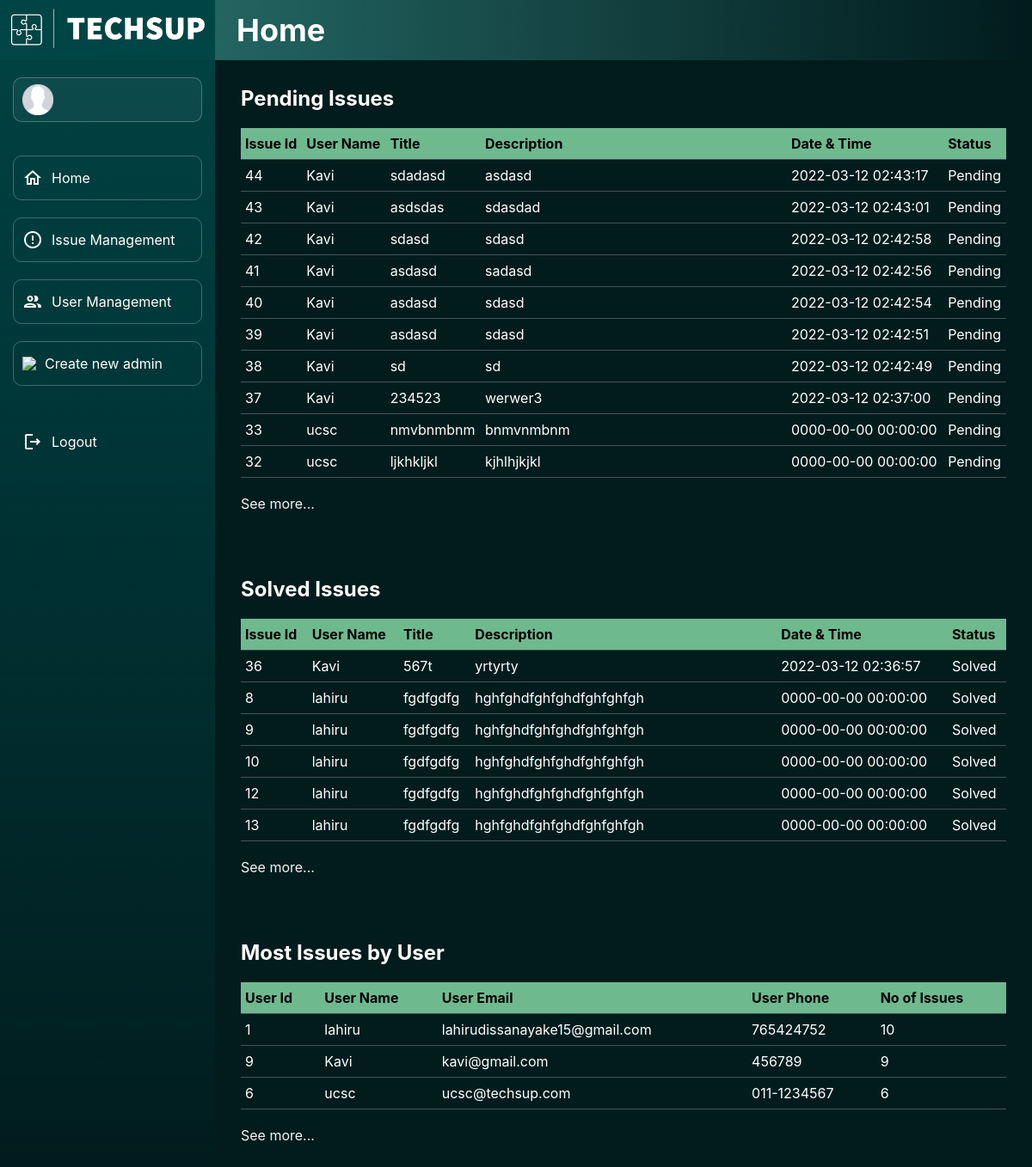
/admin/main/dashboard.php, run on an earlier commit of the app's database.
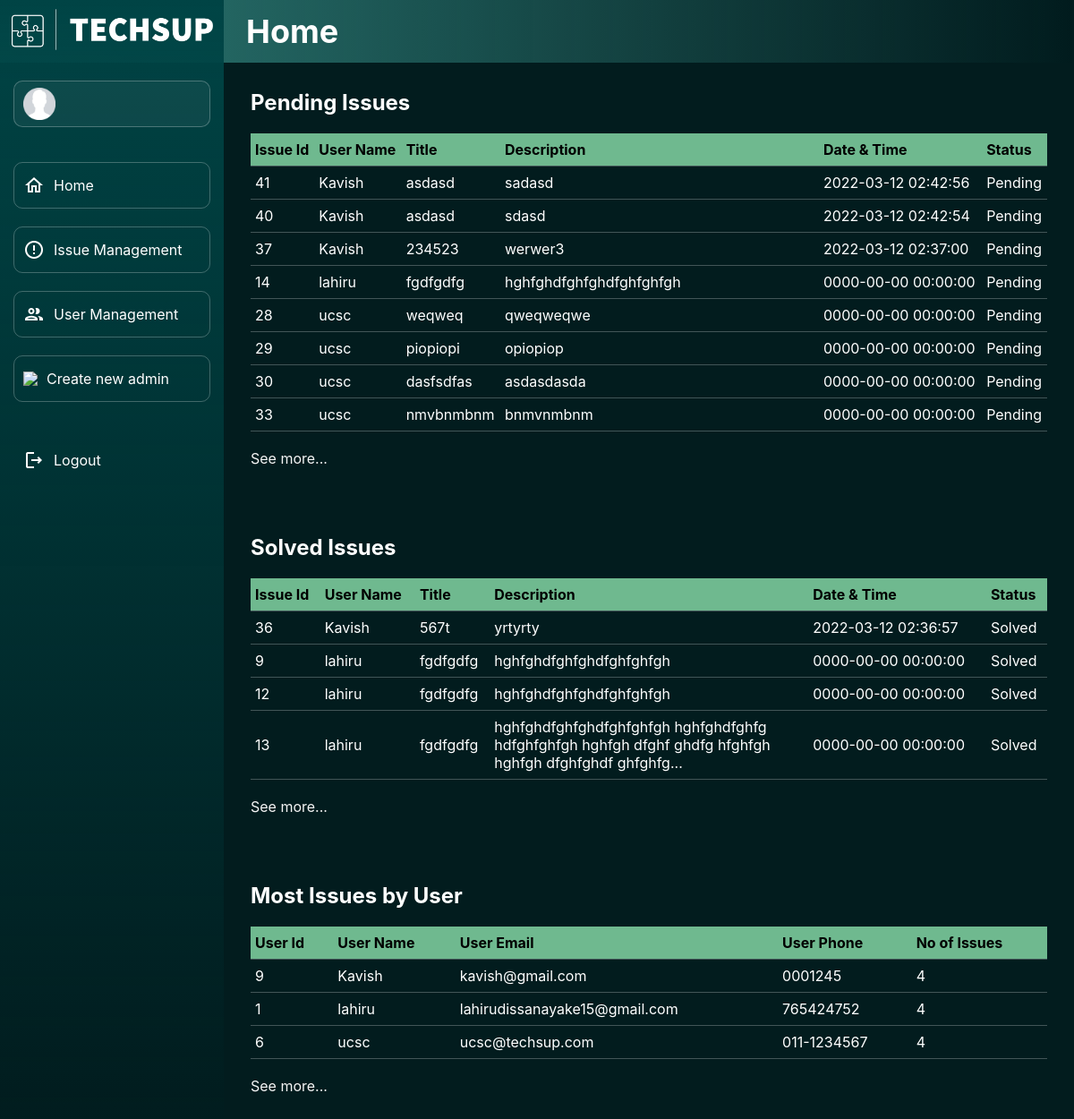
And on a later commit of the database.
### tables this page shows
CREATE TABLE IF NOT EXISTS `issue` (
  `issueId` int(5) NOT NULL AUTO_INCREMENT,
  `userId` int(5) DEFAULT NULL,
  `title` varchar(50) DEFAULT NULL,
  `description` varchar(500) DEFAULT NULL,
  `status` tinyint(1) DEFAULT NULL,
  `timestamp` timestamp NOT NULL,
  PRIMARY KEY (`issueId`),
  KEY `userId` (`userId`)
);

CREATE TABLE IF NOT EXISTS `user` (
  `userId` int(5) NOT NULL AUTO_INCREMENT,
  `userName` varchar(20) NOT NULL,
  `userEmail` varchar(50) NOT NULL,
  `userPhone` varchar(20) NOT NULL,
  `userPwd` varchar(100) NOT NULL,
  PRIMARY KEY (`userId`),
  UNIQUE KEY `userName` (`userName`),
  UNIQUE KEY `userEmail` (`userEmail`)
);

### includes/functions.inc.php (called while the page is built, shortened)
<?php
function adminPendingIssues($conn)
{
    $sql = "SELECT issueId, userName, title, description, timestamp, IF(status, 'Solved', 'Pending') status FROM issue, user WHERE issue.userId = user.userId AND status=false ORDER BY timestamp DESC LIMIT 10;";
    $result = mysqli_query($conn, $sql);
    if (mysqli_num_rows($result) > 0) {
        return $result;
        exit();
    } else {
        echo "<p class=\"success2\">There are no issues available!</p>";
        exit();
    }
}
function adminSolvedIssues($conn)
{
    $sql = "SELECT issueId, userName, title, description, timestamp, IF(status, 'Solved', 'Pending') status FROM issue, user WHERE issue.userId = user.userId AND status=true ORDER BY timestamp DESC LIMIT 10;";
    $result = mysqli_query($conn, $sql);
    if (mysqli_num_rows($result) > 0) {
        return $result;
        exit();
    } else {
        echo "<p class=\"success2\">There are no issues available!</p>";
        exit();
    }
}
function adminMostIssues($conn)
{
    $sql = "SELECT user.userId, userName, userEmail, userPhone, COUNT(issueId) FROM user, issue WHERE user.userId = issue.userId GROUP BY issue.userId ORDER BY COUNT(issueId) DESC LIMIT 10";
    $result = mysqli_query($conn, $sql);
    if (mysqli_num_rows($result) > 0) {
        return $result;
        exit();
    } else {
        echo "<p class=\"success2\">There are no users available!</p>";
        exit();
    }
}

### admin/main/dashboard.php (the view, shortened to what this page needs)
<?php
require_once('../../includes/dbh.inc.php');
require_once('../../includes/functions.inc.php');
?>
<!DOCTYPE html>
<html lang="en">
<head>
</head>
<body>
    <nav class="nav-h-back"></nav>
    <nav class="nav-h">
        <div class="heading">
            <h1>Home</h1>
        </div>
    </nav>
    <nav class="nav-v">
        <div class="logo">
            <a href="#">
                <img src="../../assets/techsup-logo-white.png" width="225px">
            </a>
        </div>
        <div class="menu">
            <div class="item profile">
                <img src="../../assets/profile.png" width="36px">
            </div>
            <div>
                <a href="#" class="disabled">
                    <div class="item click">
                        <img src="../../assets/home-outline-white-24dp.png">
                        <span>Home</span>
                    </div>
                </a>
                <br>
                <a href="../issues/viewIssue.php">
                    <div class="item click">
                        <img src="../../assets/issue-outline-white-24dp.png">
                        <span>Issue Management</span>
                    </div>
                </a>
                <br>
                <a href="../users/viewUser.php">
                    <div class="item click">
                        <img src="../../assets/users-outline-white-24dp.png">
                        <span>User Management</span>
                    </div>
                </a>
                <br>
                <a href="register.php">
                    <div class="item click">
                        <img src="../../assets/addAdmin-outline-white-24dp">
                        <span>Create new admin</span>
                    </div>
                </a>
            </div>
            <a href="../../includes/logoutAdmin.inc.php">
                <div class="item logout">
                    <img src="../../assets/logout-outline-white-24dp.png">
                    <span>Logout</span>
                </div>
            </a>
        </div>
    </nav>
    <div class="body">
        <div class="adminPendingIssues">
            <h2>Pending Issues</h2>
            <table>
                <thead>
                    <tr>
                        <th class="thLeft">Issue Id</th>
                        <th class="thLeft">User Name</th>
                        <th class="thLeft">Title</th>
                        <th class="thLeft descr">Description</th>
                        <th class="thLeft">Date & Time</th>
                        <th class="thLeft">Status</th>
                    </tr>
                </thead>
                <tbody>
                    <?php
                    $result = adminPendingIssues($conn);
                    if ($result) {
                        while ($row = mysqli_fetch_assoc($result)) { ?>
                            <tr>
                                <td><?php echo $row['issueId']; ?></td>
                                <td><?php echo $row['userName']; ?></td>
                                <td><?php echo $row['title']; ?></td>
                                <td><?php if (strlen($row['description']) > 100) {
                                        echo substr($row['description'], 0, 100) . "...";
                                    } else {
                                        echo $row['description'];
                                    } ?></td>
                                <td><?php echo $row['timestamp']; ?></td>
                                <td><?php echo $row['status']; ?></td>
                            </tr>
                    <?php
                        }
                    }
                    ?>
                </tbody>
            </table>
            <br>
            <div class="seeMore">
                <a href="../issues/viewIssue.php">See more...</a>
            </div>
        </div>
        <div class="adminSolvedIssues topMargin">
            <h2>Solved Issues</h2>
            <table>
                <thead>
                    <tr>
                        <th class="thLeft">Issue Id</th>
                        <th class="thLeft">User Name</th>
                        <th class="thLeft">Title</th>
                        <th class="thLeft descr">Description</th>
                        <th class="thLeft">Date & Time</th>
                        <th class="thLeft">Status</th>
                    </tr>
                </thead>
                <tbody>
                    <?php
                    $result = adminSolvedIssues($conn);
                    if ($result) {
                        while ($row = mysqli_fetch_assoc($result)) { ?>
                            <tr>
                                <td><?php echo $row['issueId']; ?></td>
                                <td><?php echo $row['userName']; ?></td>
                                <td><?php echo $row['title']; ?></td>
                                <td><?php if (strlen($row['description']) > 100) {
                                        echo substr($row['description'], 0, 100) . "...";
                                    } else {
                                        echo $row['description'];
                                    } ?></td>
                                <td><?php echo $row['timestamp']; ?></td>
                                <td><?php echo $row['status']; ?></td>
                            </tr>
                    <?php
                        }
                    }
                    ?>
                </tbody>
            </table>
            <br>
            <div class="seeMore">
                <a href="../issues/viewIssue.php">See more...</a>
            </div>
        </div>
        <div class="mostIssues topMargin">
            <h2>Most Issues by User</h2>
            <table>
                <thead>
                    <tr>
                        <th class="thLeft">User Id</th>
                        <th class="thLeft">User Name</th>
                        <th class="thLeft">User Email</th>
                        <th class="thLeft">User Phone</th>
                        <th class="thLeft">No of Issues</th>
                    </tr>
                </thead>
                <tbody>
                    <?php
                    $result = adminMostIssues($conn);
                    if ($result) {
                        while ($row = mysqli_fetch_assoc($result)) { ?>
                            <tr>
                                <td><?php echo $row['userId']; ?></td>
                                <td><?php echo $row['userName']; ?></td>
                                <td><?php echo $row['userEmail']; ?></td>
                                <td><?php echo $row['userPhone']; ?></td>
                                <td><?php echo $row['COUNT(issueId)']; ?></td>
                            </tr>
                    <?php
                        }
                    }
                    ?>
                </tbody>
            </table>
            <br>
            <div class="seeMore">
                <a href="../users/viewUser.php">See more...</a>
            </div>
        </div>
    </div>
</body>
</html>

What changed in the data, as far as the page shows it:
removed issue: issueId "44", userId.userName "Kavi", title "sdadasd", description "asdasd", timestamp "2022-03-12 02:43:17", status "Pending", shown under "Pending Issues"
removed issue: issueId "43", userId.userName "Kavi", title "asdsdas", description "sdasdad", timestamp "2022-03-12 02:43:01", status "Pending", shown under "Pending Issues"
removed issue: issueId "42", userId.userName "Kavi", title "sdasd", description "sdasd", timestamp "2022-03-12 02:42:58", status "Pending", shown under "Pending Issues"
removed issue: issueId "39", userId.userName "Kavi", title "asdasd", description "sdasd", timestamp "2022-03-12 02:42:51", status "Pending", shown under "Pending Issues"
removed issue: issueId "38", userId.userName "Kavi", title "sd", description "sd", timestamp "2022-03-12 02:42:49", status "Pending", shown under "Pending Issues"
removed issue: issueId "32", userId.userName "ucsc", title "ljkhkljkl", description "kjhlhjkjkl", timestamp "0000-00-00 00:00:00", status "Pending", shown under "Pending Issues"
removed issue: issueId "8", userId.userName "lahiru", title "fgdfgdfg", description "hghfghdfghfghdfghfghfgh", timestamp "0000-00-00 00:00:00", status "Solved", shown under "Solved Issues"
removed issue: issueId "10", userId.userName "lahiru", title "fgdfgdfg", description "hghfghdfghfghdfghfghfgh", timestamp "0000-00-00 00:00:00", status "Solved", shown under "Solved Issues"
changed through a linked row, issue "sadasd": userId.userName "Kavi" → "Kavish"
changed through a linked row, issue "sdasd": userId.userName "Kavi" → "Kavish"
changed through a linked row, issue "werwer3": userId.userName "Kavi" → "Kavish"
now on this page (row unchanged): issue: issueId "14", userId.userName "lahiru", title "fgdfgdfg", description "hghfghdfghfghdfghfghfgh", timestamp "0000-00-00 00:00:00", status "Pending", shown under "Pending Issues"
now on this page (row unchanged): issue: issueId "28", userId.userName "ucsc", title "weqweq", description "qweqweqwe", timestamp "0000-00-00 00:00:00", status "Pending", shown under "Pending Issues"
now on this page (row unchanged): issue: issueId "29", userId.userName "ucsc", title "piopiopi", description "opiopiop", timestamp "0000-00-00 00:00:00", status "Pending", shown under "Pending Issues"
now on this page (row unchanged): issue: issueId "30", userId.userName "ucsc", title "dasfsdfas", description "asdasdasda", timestamp "0000-00-00 00:00:00", status "Pending", shown under "Pending Issues"
changed through a linked row, issue "yrtyrty": userId.userName "Kavi" → "Kavish"
changed issue id 13: description "hghfghdfghfghdfghfghfgh" → "hghfghdfghfghdfghfghfgh hghfghdfghfg hdfghfghfgh hghfgh dfghf ghdfg hfghfgh hghfgh dfghfghdf ghfghfg"
changed user id 9: userName "Kavi" → "Kavish"; userEmail "kavi@gmail.com" → "kavish@gmail.com"; userPhone "456789" → "0001245"; COUNT "9" → "4"; moves up the list
computed for user "lahiru": COUNT "10" → "4"
computed for user "ucsc": COUNT "6" → "4"
